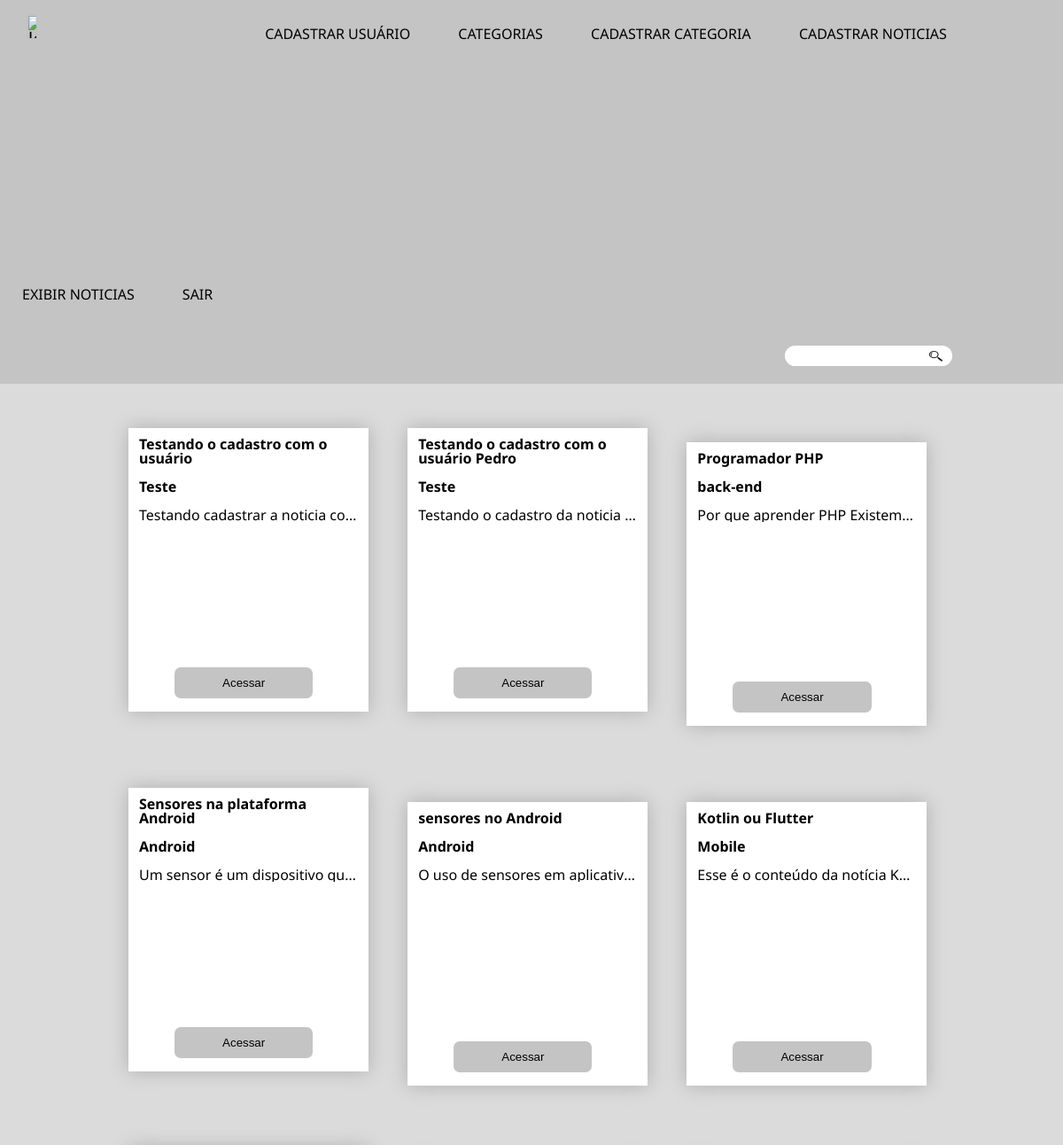
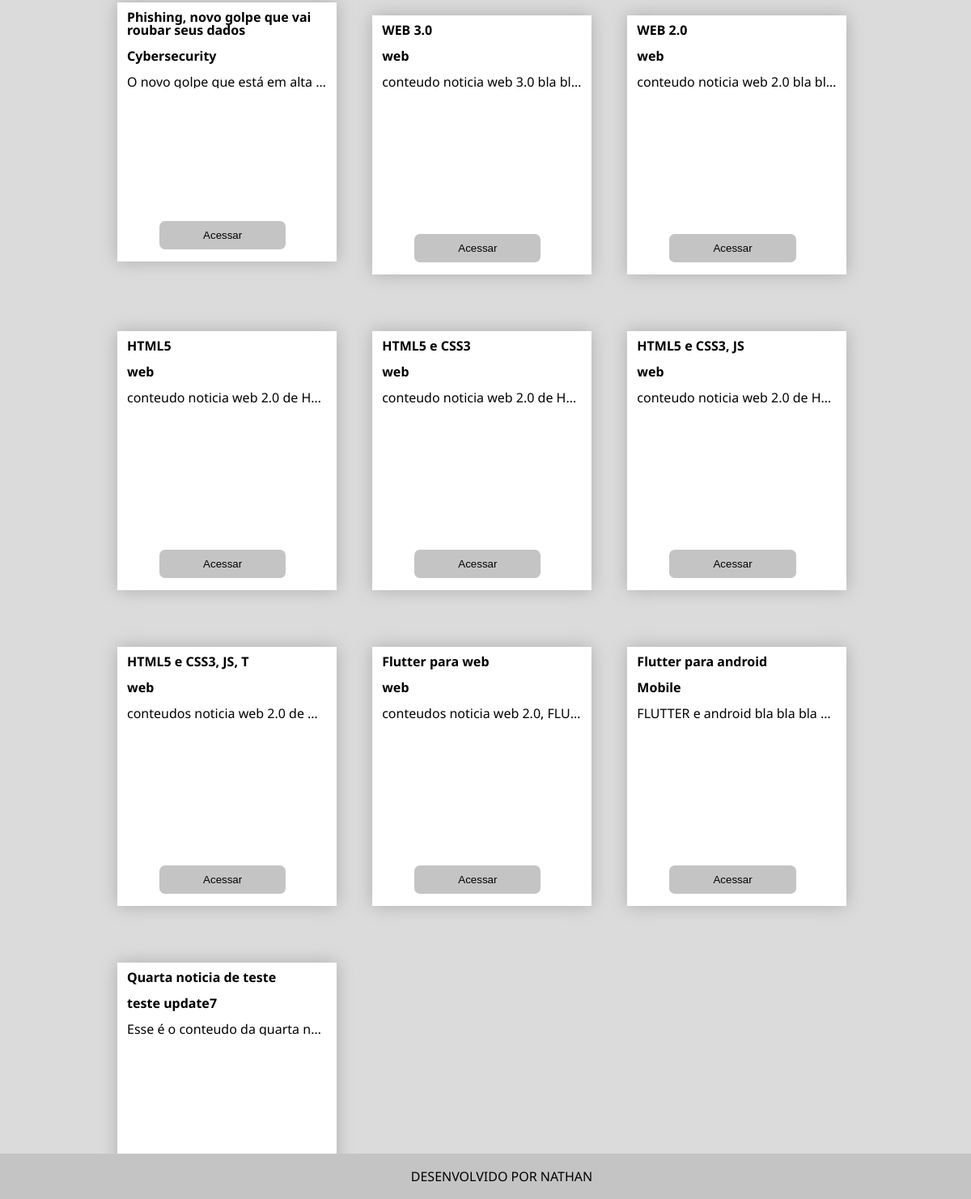
Screenshot of /index.php (signed in) with the database file from the repository (2 pictures, top to bottom).
### tables this page shows
CREATE TABLE `noticias` (
  `id` int(11) NOT NULL AUTO_INCREMENT,
  `id_usuario` int(11) DEFAULT NULL,
  `id_categoria` int(11) DEFAULT NULL,
  `titulo` varchar(150) NOT NULL,
  `conteudo` text NOT NULL,
  `data_publicacao` date DEFAULT NULL,
  PRIMARY KEY (`id`),
  KEY `id_categoria` (`id_categoria`),
  KEY `id_usuario` (`id_usuario`),
  CONSTRAINT `noticias_ibfk_1` FOREIGN KEY (`id_categoria`) REFERENCES `categorias` (`id`),
  CONSTRAINT `noticias_ibfk_2` FOREIGN KEY (`id_usuario`) REFERENCES `usuarios` (`id`)
);

CREATE TABLE `categorias` (
  `id` int(11) NOT NULL AUTO_INCREMENT,
  `nome` varchar(100) NOT NULL,
  PRIMARY KEY (`id`),
  UNIQUE KEY `nome` (`nome`)
);

### src/repositorio/RepositorioNoticias.php (called while the page is built, shortened)
<?php
class RepositorioNoticias
{
    private PDO $conexao;
    public function __construct(PDO $conexao)
    {
        $this->conexao = $conexao;
    }
    public function todasAsNoticias(): array
    {
        $sql = 'SELECT noticias.id, categorias.id AS id_da_categoria, categorias.nome AS categoria, noticias.titulo, noticias.conteudo, noticias.data_publicacao
        FROM noticias JOIN categorias ON noticias.id_categoria = categorias.id ORDER BY noticias.data_publicacao DESC;';
        $consulta = $this->conexao->query($sql);
        return $this->hidratarListaNoticias($consulta);
    }
    private function hidratarListaNoticias($consulta): array
    {
        $listaDadosNoticias = $consulta->fetchAll(PDO::FETCH_ASSOC);
        $listaNoticias = [];
        foreach ($listaDadosNoticias as $dadosNoticia) {
            $listaNoticias[] = new \Noticia(
                $dadosNoticia['id'],
                new \Categoria($dadosNoticia['id_da_categoria'], $dadosNoticia['categoria']),
                $dadosNoticia['titulo'],
                $dadosNoticia['conteudo'],
                $dadosNoticia['data_publicacao']
            );
        }
        return $listaNoticias;
    }
}

### src/dominio/modelo/Categoria.php (called while the page is built, shortened)
<?php
class Categoria
{
    private $categoria;
    public function __construct(?int $id, string $categoria)
    {
        $this->categoria = $this->limpar($categoria);
    }
    public function categoria(): string
    {
        return $this->categoria;
    }
    private function limpar($categoria)
    {
        $categoria = trim($categoria);
        $categoria = stripcslashes($categoria);
        $categoria = htmlspecialchars($categoria);
        return $categoria;
    }
}

### src/dominio/modelo/Noticia.php (called while the page is built, shortened)
<?php
class Noticia
{
    private $id;
    private $categoria;
    private $titulo;
    private $conteudo;
    public function __construct(?int $id, Categoria $categoria, string $titulo, string $conteudo, ?string $dataPublicacao)
    {
        $this->id = $id;
        $this->categoria = $categoria;
        $this->titulo = $this->limpar($titulo);
        $this->conteudo = $this->limpar($conteudo);
    }
    public function id(): ?int
    {
        return $this->id;
    }
    public function titulo(): string
    {
        return $this->titulo;
    }
    public function conteudo(): string
    {
        return $this->conteudo;
    }
    public function categoria(): string
    {
        return $this->categoria->categoria();
    }
    private function limpar($noticia)
    {
        $noticia = trim($noticia);
        $noticia = htmlspecialchars($noticia);
        return $noticia;
    }
}

### index.php (the view, shortened to what this page needs)
<?php
require_once 'src/dominio/modelo/Noticia.php';
require_once 'src/dominio/modelo/Categoria.php';
require_once 'src/repositorio/RepositorioNoticias.php';
require_once 'layout/cabecalho.php';
$conexao = Conexao::criarConexao();
$repositorioNoticias = new RepositorioNoticias($conexao);
if (isset($_GET['busca']) and $_GET['busca'] != '') {
    $noticias = $repositorioNoticias->pesquisarNoticia($_GET['busca']);
} else {
    $noticias = $repositorioNoticias->todasAsNoticias();
}
?>
<!DOCTYPE html>
<html lang="pt-br">
<head>
    <link rel="stylesheet" href="reset.css">
    <link rel="stylesheet" href="style.css">
</head>
    <main>
        <?php foreach ($noticias as $noticia) : ?>
            <section class="caixa-noticia">
                <h2><?php echo $noticia->titulo(); ?></h2>
                <h3><?php echo $noticia->categoria(); ?></h3>
                <p>
                    <?php echo $noticia->conteudo(); ?>
                </p>
                <div class="botao-caixa">
                    <button><a href="noticia.php?id=<?php echo $noticia->id(); ?>" class="butao-noticia">Acessar</a></button>
                </div>
            </section>
        <?php endforeach ?>
    </main>

### style.css (style rules this page uses)
body { background: rgb(220, 219, 219); font-family: 'Montserrat', sans-serif; font-family: 'Noto Sans', sans-serif; }
.cabecalho h1, form, a { display: inline-block; padding-left: 25px; padding-right: 25px; padding-top: 30px; padding-bottom: 20px; }
a { text-decoration: none; color: black; }
main { width: 950px; margin: 0 auto; margin-bottom: 5em; }
.caixa-noticia h2, h3 { padding-bottom: 1em; font-weight: bold; }
.caixa-noticia { background: white; margin-bottom: 70px; padding: 10px 12px; width: 26%; height: 300px; display: inline-block; margin-left: 20px; margin-right: 20px; position: relative; box-shadow: 0px 0px 20px rgb(174, 173, 173); }
.caixa-noticia p { max-width: 500px; white-space: nowrap; overflow: hidden; text-overflow: ellipsis; }
.butao-noticia { padding: 5px 15px; }
.botao-caixa { position: absolute; bottom: 15px; padding: 0 40px; }
.botao-caixa button { width: 200%; border-radius: 7px; border: none; background: rgb(196, 196, 196); padding: 5px 0; }
footer { background: rgb(196, 196, 196); text-align: center; padding: 20px; margin: auto; width: 100%; bottom: 0; position: fixed; }

### rows the page displays
noticias: titulo "Testando o cadastro com o usuário"
noticias: titulo "Testando o cadastro com o usuário Pedro", id_categoria.nome "Teste", conteudo "Testando o cadastro da noticia…"
noticias: titulo "Programador PHP", id_categoria.nome "back-end", conteudo "Por que aprender PHP Existem…"
noticias: titulo "Sensores na plataforma Android", id_categoria.nome "Android", conteudo "Um sensor é um dispositivo qu…"
noticias: titulo "sensores no Android", id_categoria.nome "Android", conteudo "O uso de sensores em aplicativ…"
noticias: titulo "Kotlin ou Flutter", id_categoria.nome "Mobile", conteudo "Esse é o conteúdo da notícia K…"
noticias: titulo "Phishing, novo golpe que vai roubar seus dados", id_categoria.nome "Cybersecurity", conteudo "O novo golpe que está em alta…"
noticias: titulo "WEB 3.0", id_categoria.nome "web", conteudo "conteudo noticia web 3.0 bla bl…"
noticias: titulo "WEB 2.0", id_categoria.nome "web", conteudo "conteudo noticia web 2.0 bla bl…"
noticias: titulo "HTML5", id_categoria.nome "web", conteudo "conteudo noticia web 2.0 de H…"
noticias: titulo "HTML5 e CSS3", id_categoria.nome "web", conteudo "conteudo noticia web 2.0 de H…"
noticias: titulo "HTML5 e CSS3, JS", id_categoria.nome "web", conteudo "conteudo noticia web 2.0 de H…"
noticias: titulo "HTML5 e CSS3, JS, T", id_categoria.nome "web", conteudo "conteudos noticia web 2.0 de…"
noticias: titulo "Flutter para web", id_categoria.nome "web", conteudo "conteudos noticia web 2.0, FLU…"
noticias: titulo "Flutter para android", id_categoria.nome "Mobile", conteudo "FLUTTER e android bla bla bla…"
noticias: titulo "Quarta noticia de teste", id_categoria.nome "teste update7", conteudo "Esse é o conteudo da quarta n…"
